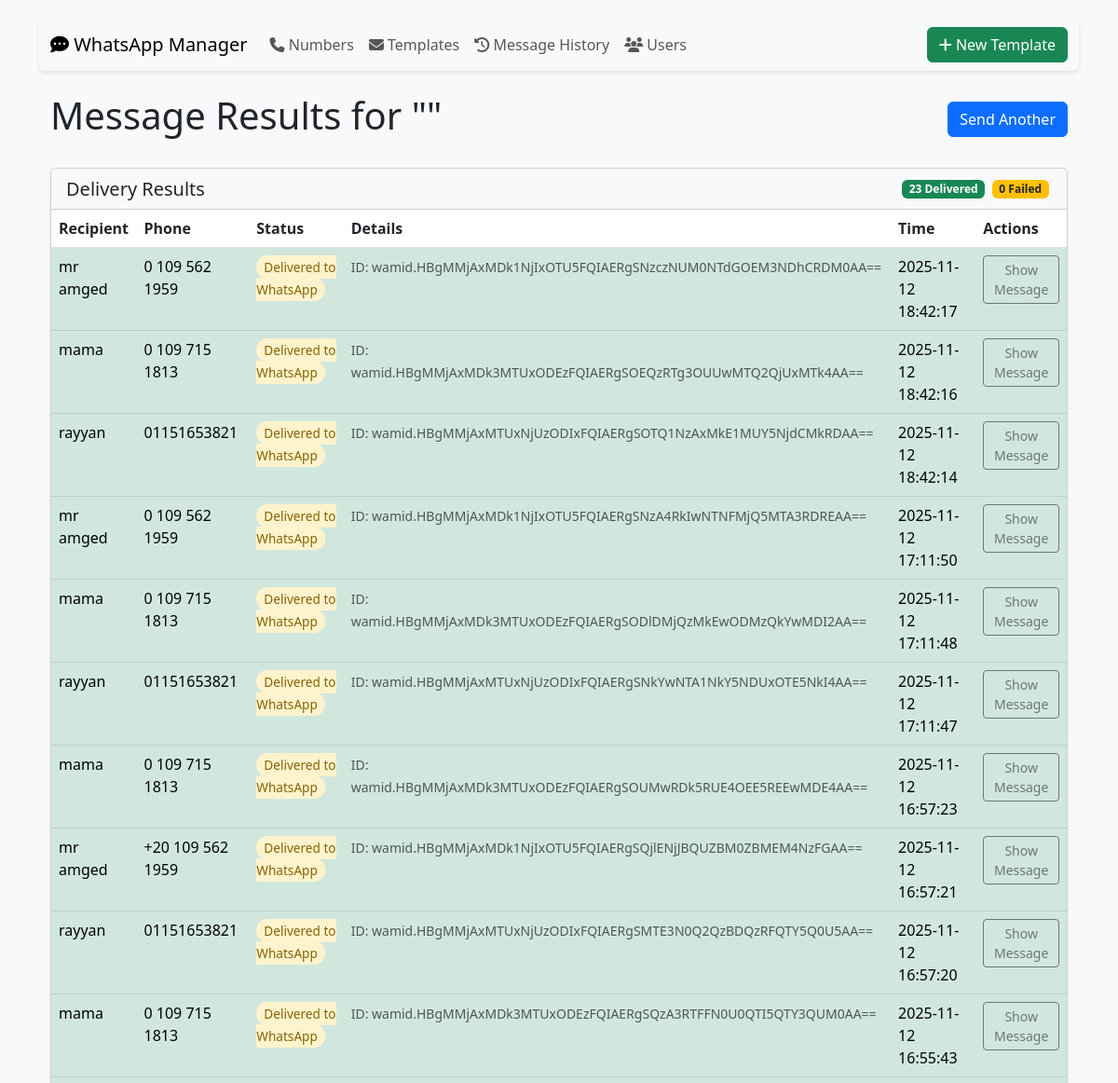
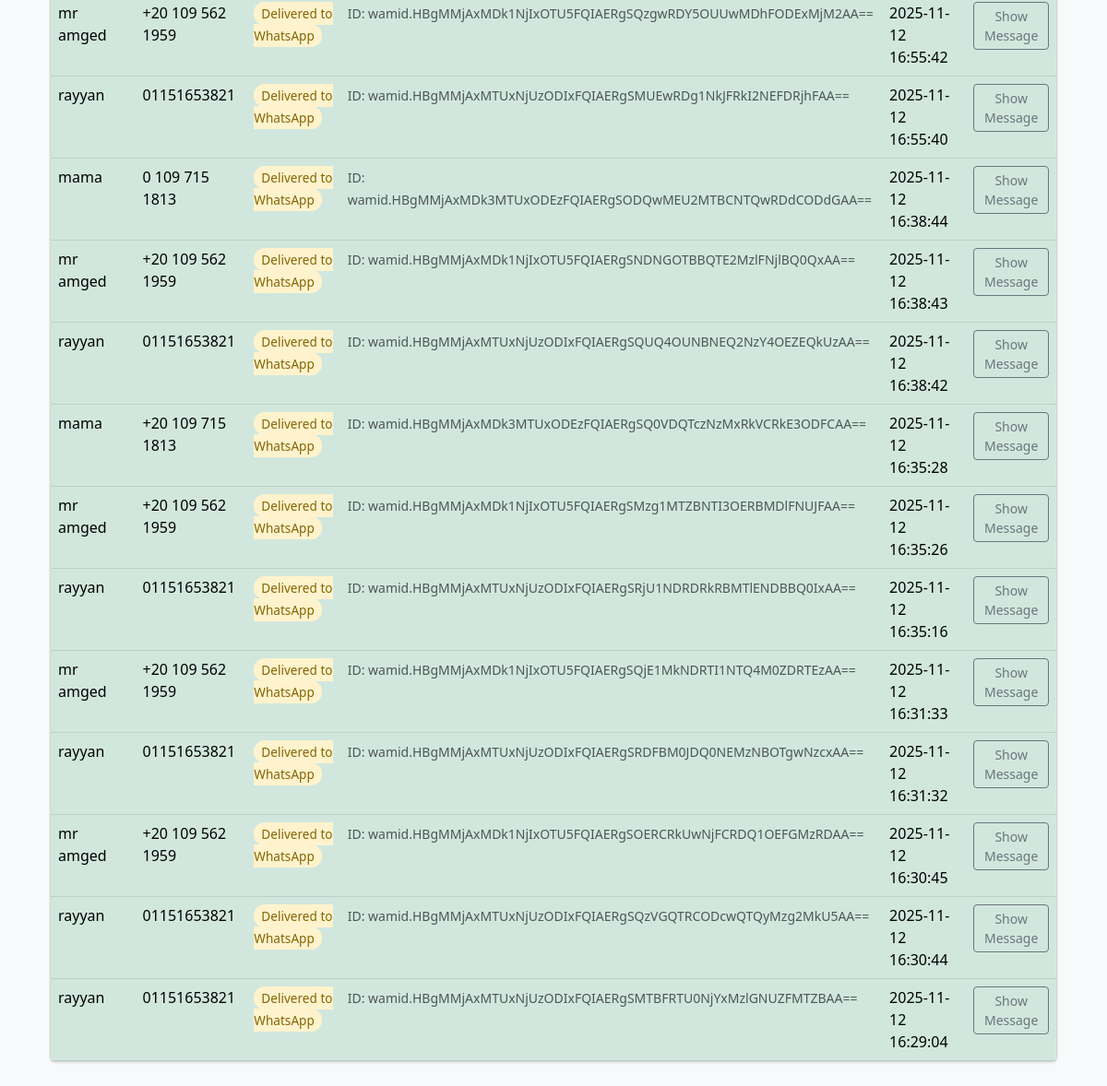
The app's page /results, older data (2 pictures, top to bottom).
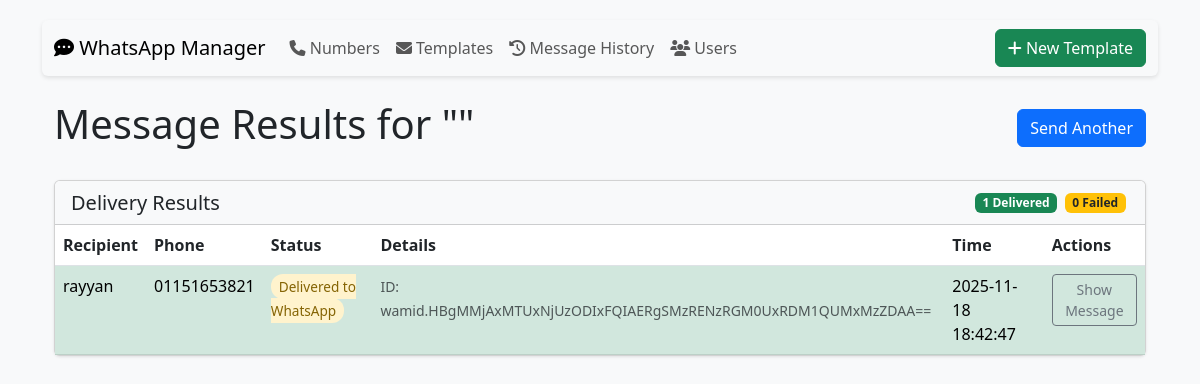
The same page, newer data.
### tables this page shows
CREATE TABLE sent_messages (
                id INTEGER PRIMARY KEY AUTOINCREMENT,
                user TEXT,
                phone TEXT,
                message TEXT,
                message_id TEXT,
                status TEXT,
                delivery_status TEXT,
                timestamp TEXT
            , message_type TEXT);

### app.py (the view)
@app.route('/results')
def show_results():
    with sqlite3.connect('database.db') as conn:
        conn.row_factory = sqlite3.Row
        rows = conn.execute('SELECT * FROM sent_messages ORDER BY timestamp DESC').fetchall()
    return render_template('results.html', messages=rows, template=session.get('last_template'))

### app.py (called while the page is built)
@app.context_processor
def utility_processor():
    return dict(get_template_variables=get_template_variables)

### templates/results.html (shortened to what this page needs)
<!DOCTYPE html>
<html lang="en">
<head>
    <link href="https://cdn.jsdelivr.net/npm/bootstrap@5.3.0/dist/css/bootstrap.min.css" rel="stylesheet">
</head>
<body>
    {% extends "base.html" %}
    {% block content %}
    <div class="container mt-4">
        <div class="d-flex justify-content-between align-items-center mb-4">
            <h1>Message Results for "{{ template.name }}"</h1>
            <a href="/send_template" class="btn btn-primary">Send Another</a>
        </div>
        <div class="card">
            <div class="card-header bg-light d-flex justify-content-between align-items-center">
                <h5 class="mb-0">Delivery Results</h5>
                <div>
                    {% set success_count = messages|selectattr('status', 'equalto', '✅ Sent')|list|length %}
                    {% set failed_count = messages|rejectattr('status', 'equalto', '✅ Sent')|list|length %}
                    <span class="badge bg-success">{{ success_count }} Delivered</span>
                    <span class="badge bg-warning text-dark">{{ failed_count }} Failed</span>
                </div>
            </div>
            <div class="card-body p-0">
                <div class="table-responsive">
                    <table class="table table-hover mb-0">
                        <thead>
                            <tr>
                                <th>Recipient</th>
                                <th>Phone</th>
                                <th>Status</th>
                                <th>Details</th>
                                <th>Time</th>
                                <th>Actions</th>
                            </tr>
                        </thead>
                        <tbody>
                            {% for msg in messages %}
                            <tr class="{% if '❌' in msg.status %}table-danger{% else %}table-success{% endif %}">
                                <td>{{ msg.user }}</td>
                                <td>{{ msg.phone }}</td>
                                <td>
                                    <span class="status-badge
                                        {% if '✅ Delivered' in msg.status %}status-delivered
                                        {% elif '✅ Sent' in msg.status %}status-sent
                                        {% elif '❌' in msg.status %}status-failed
                                        {% else %}status-unknown{% endif %}">
                                        {{ msg.delivery_status }}
                                    </span>
                                </td>
                                <td>
                                    {% if msg.message_id != 'N/A' %}
                                    <small class="text-muted">ID: {{ msg.message_id }}</small>
                                    {% endif %}
                                </td>
                                <td>{{ msg.timestamp }}</td>
                                <td>
                                    <button class="btn btn-sm btn-outline-secondary" type="button"
                                        data-bs-toggle="collapse" data-bs-target="#msg-{{ loop.index }}">
                                        Show Message
                                    </button>
                                </td>
                            </tr>
                            {% endfor %}
                        </tbody>
                    </table>
                </div>
            </div>
        </div>
    </div>
{% endblock %}

Row changes from the older to the newer data that the page shows:
removed sent_messages: user "mr amged", phone "0 109 562 1959", delivery_status "Delivered to WhatsApp", message_id "wamid.HBgMMjAxMDk1NjIxOTU5FQIAERgSNzczNUM0NTdGOEM3NDhCRDM0AA==", timestamp "2025-11-12 18:42:17"
removed sent_messages: user "mama", phone "0 109 715 1813", delivery_status "Delivered to WhatsApp", message_id "wamid.HBgMMjAxMDk3MTUxODEzFQIAERgSOEQzRTg3OUUwMTQ2QjUxMTk4AA==", timestamp "2025-11-12 18:42:16"
removed sent_messages: user "rayyan", phone "01151653821", delivery_status "Delivered to WhatsApp", message_id "wamid.HBgMMjAxMTUxNjUzODIxFQIAERgSOTQ1NzAxMkE1MUY5NjdCMkRDAA==", timestamp "2025-11-12 18:42:14"
removed sent_messages: user "mr amged", phone "0 109 562 1959", delivery_status "Delivered to WhatsApp", message_id "wamid.HBgMMjAxMDk1NjIxOTU5FQIAERgSNzA4RkIwNTNFMjQ5MTA3RDREAA==", timestamp "2025-11-12 17:11:50"
removed sent_messages: user "mama", phone "0 109 715 1813", delivery_status "Delivered to WhatsApp", message_id "wamid.HBgMMjAxMDk3MTUxODEzFQIAERgSODlDMjQzMkEwODMzQkYwMDI2AA==", timestamp "2025-11-12 17:11:48"
removed sent_messages: user "rayyan", phone "01151653821", delivery_status "Delivered to WhatsApp", message_id "wamid.HBgMMjAxMTUxNjUzODIxFQIAERgSNkYwNTA1NkY5NDUxOTE5NkI4AA==", timestamp "2025-11-12 17:11:47"
removed sent_messages: user "mama", phone "0 109 715 1813", delivery_status "Delivered to WhatsApp", message_id "wamid.HBgMMjAxMDk3MTUxODEzFQIAERgSOUMwRDk5RUE4OEE5REEwMDE4AA==", timestamp "2025-11-12 16:57:23"
removed sent_messages: user "mr amged", phone "+20 109 562 1959", delivery_status "Delivered to WhatsApp", message_id "wamid.HBgMMjAxMDk1NjIxOTU5FQIAERgSQjlENjJBQUZBM0ZBMEM4NzFGAA==", timestamp "2025-11-12 16:57:21"
removed sent_messages: user "rayyan", phone "01151653821", delivery_status "Delivered to WhatsApp", message_id "wamid.HBgMMjAxMTUxNjUzODIxFQIAERgSMTE3N0Q2QzBDQzRFQTY5Q0U5AA==", timestamp "2025-11-12 16:57:20"
removed sent_messages: user "mama", phone "0 109 715 1813", delivery_status "Delivered to WhatsApp", message_id "wamid.HBgMMjAxMDk3MTUxODEzFQIAERgSQzA3RTFFN0U0QTI5QTY3QUM0AA==", timestamp "2025-11-12 16:55:43"
removed sent_messages: user "mr amged", phone "+20 109 562 1959", delivery_status "Delivered to WhatsApp", message_id "wamid.HBgMMjAxMDk1NjIxOTU5FQIAERgSQzgwRDY5OUUwMDhFODExMjM2AA==", timestamp "2025-11-12 16:55:42"
removed sent_messages: user "rayyan", phone "01151653821", delivery_status "Delivered to WhatsApp", message_id "wamid.HBgMMjAxMTUxNjUzODIxFQIAERgSMUEwRDg1NkJFRkI2NEFDRjhFAA==", timestamp "2025-11-12 16:55:40"
removed sent_messages: user "mama", phone "0 109 715 1813", delivery_status "Delivered to WhatsApp", message_id "wamid.HBgMMjAxMDk3MTUxODEzFQIAERgSODQwMEU2MTBCNTQwRDdCODdGAA==", timestamp "2025-11-12 16:38:44"
removed sent_messages: user "mr amged", phone "+20 109 562 1959", delivery_status "Delivered to WhatsApp", message_id "wamid.HBgMMjAxMDk1NjIxOTU5FQIAERgSNDNGOTBBQTE2MzlFNjlBQ0QxAA==", timestamp "2025-11-12 16:38:43"
removed sent_messages: user "rayyan", phone "01151653821", delivery_status "Delivered to WhatsApp", message_id "wamid.HBgMMjAxMTUxNjUzODIxFQIAERgSQUQ4OUNBNEQ2NzY4OEZEQkUzAA==", timestamp "2025-11-12 16:38:42"
removed sent_messages: user "mama", phone "+20 109 715 1813", delivery_status "Delivered to WhatsApp", message_id "wamid.HBgMMjAxMDk3MTUxODEzFQIAERgSQ0VDQTczNzMxRkVCRkE3ODFCAA==", timestamp "2025-11-12 16:35:28"
removed sent_messages: user "mr amged", phone "+20 109 562 1959", delivery_status "Delivered to WhatsApp", message_id "wamid.HBgMMjAxMDk1NjIxOTU5FQIAERgSMzg1MTZBNTI3OERBMDlFNUJFAA==", timestamp "2025-11-12 16:35:26"
removed sent_messages: user "rayyan", phone "01151653821", delivery_status "Delivered to WhatsApp", message_id "wamid.HBgMMjAxMTUxNjUzODIxFQIAERgSRjU1NDRDRkRBMTlENDBBQ0IxAA==", timestamp "2025-11-12 16:35:16"
removed sent_messages: user "mr amged", phone "+20 109 562 1959", delivery_status "Delivered to WhatsApp", message_id "wamid.HBgMMjAxMDk1NjIxOTU5FQIAERgSQjE1MkNDRTI1NTQ4M0ZDRTEzAA==", timestamp "2025-11-12 16:31:33"
removed sent_messages: user "rayyan", phone "01151653821", delivery_status "Delivered to WhatsApp", message_id "wamid.HBgMMjAxMTUxNjUzODIxFQIAERgSRDFBM0JDQ0NEMzNBOTgwNzcxAA==", timestamp "2025-11-12 16:31:32"
removed sent_messages: user "mr amged", phone "+20 109 562 1959", delivery_status "Delivered to WhatsApp", message_id "wamid.HBgMMjAxMDk1NjIxOTU5FQIAERgSOERCRkUwNjFCRDQ1OEFGMzRDAA==", timestamp "2025-11-12 16:30:45"
removed sent_messages: user "rayyan", phone "01151653821", delivery_status "Delivered to WhatsApp", message_id "wamid.HBgMMjAxMTUxNjUzODIxFQIAERgSQzVGQTRCODcwQTQyMzg2MkU5AA==", timestamp "2025-11-12 16:30:44"
changed sent_messages "rayyan": message_id "wamid.HBgMMjAxMTUxNjUzODIxFQIAERgSMTBFRTU0NjYxMzlGNUZFMTZBAA==" → "wamid.HBgMMjAxMTUxNjUzODIxFQIAERgSMzRENzRGM0UxRDM1QUMxMzZDAA=="; timestamp "2025-11-12 16:29:04" → "2025-11-18 18:42:47"
Text that changed along with them:
{{ success_count }}: "23" → "1"
